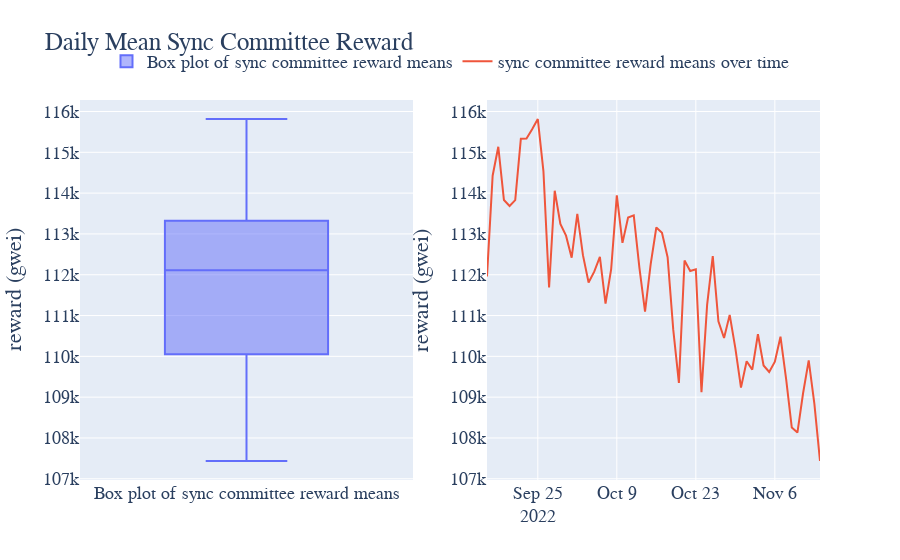

Notebook source saved alongside this figure:
### Code cell
import pandas as pd
import plotly.graph_objects as go
from plotly.subplots import make_subplots

# Sample data, replace with your actual data
df = reward.copy()

# Calculate the mean of Validator_index by Date
sync_means = df.groupby('Date')['sync_sum'].mean().reset_index()
sync_means = sync_means.iloc[1:-2]
# Create a subplot layout: 2 rows and 1 column
fig = make_subplots(rows=1, cols=2, shared_xaxes=True, vertical_spacing=0.1)

# Add box plot to the top
fig.add_trace(go.Box(y=sync_means['sync_sum'], name='Box plot of sync committee reward means'), row=1, col=1)

# Add time series plot to the bottom
fig.add_trace(go.Scatter(x=sync_means['Date'], y=sync_means['sync_sum'], mode='lines', name='sync committee reward means over time'), row=1, col=2)

# Set the font to 'Courier New', title for the figure, and adjust legend position
fig.update_layout(
    font=dict(
        family="Courier New, monospace",
        size=18,
    ),
    title='Daily Mean Sync Committee Reward',
    legend=dict(
        x=0.5,
        y=1.15,
        orientation="h",
        xanchor="center"
    )
)

# Update the y-axis label
fig.update_yaxes(title_text="reward (gwei)")

fig.show()
